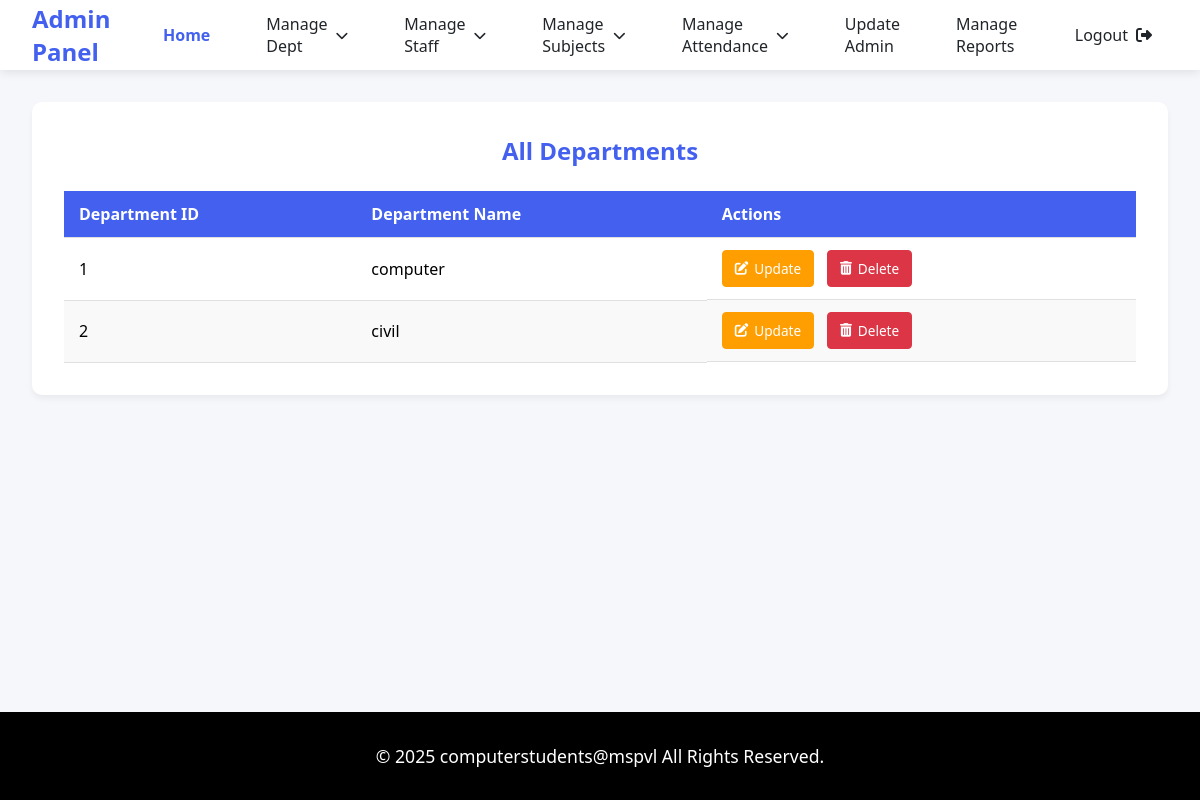
The app's page /view_dept with its own data.
### tables this page shows
CREATE TABLE "dept_tb" (
	"deptid"	INTEGER NOT NULL UNIQUE,
	"deptname"	TEXT NOT NULL UNIQUE,
	PRIMARY KEY("deptid")
);

### app.py (the view)
@app.route('/view_dept')
def view_dept():
    con = sqlite3.connect('spm_db.db')
    cur = con.cursor()
    cur.execute("SELECT * FROM dept_tb")
    departments = cur.fetchall()
    con.close()
    return render_template('admin/view_dept.html', departments=departments)

### templates/admin/view_dept.html (shortened to what this page needs)
<!DOCTYPE html>
<html lang="en">
<head>
    <link rel="stylesheet" href="https://cdnjs.cloudflare.com/ajax/libs/font-awesome/6.4.0/css/all.min.css">
    <link rel="stylesheet" href="static/css/style.css">
</head>
<body>
    <nav class="navbar">
        <a href="#" class="navbar-brand">Admin Panel</a>
        <div class="nav-menu">
            <a href="{{url_for('admin_dashboard')}}" class="nav-item active">Home</a>
            <div class="dropdown">
                <a href="#" class="nav-item dropdown-toggle">Manage Dept</a>
            </div>
            <div class="dropdown">
                <a href="#" class="nav-item dropdown-toggle">Manage Staff</a>
            </div>
            <div class="dropdown">
                <a href="#" class="nav-item dropdown-toggle">Manage Subjects</a>
            </div>
            <div class="dropdown">
                <a href="#" class="nav-item dropdown-toggle">Manage Attendance</a>
            </div>
            <a href="{{url_for('update_admin')}}" class="nav-item">Update Admin</a>
            <a href="{{url_for('generate_report')}}" class="nav-item">Manage Reports</a>
            <a href="{{url_for('home')}}"class="nav-item" id="logout-link">
                <span>Logout</span>
                <i class="fas fa-sign-out-alt"></i>
            </a>
        </div>
    </nav>
    <div class="main-content">
        <div class="table-container">
            <h2>All Departments</h2>
            <table class="dept-table">
                <thead>
                    <tr>
                        <th>Department ID</th>
                        <th>Department Name</th>
                        <th>Actions</th>
                    </tr>
                </thead>
                <tbody>
                    {% for dept in departments %}
                    <tr>
                        <td>{{ dept[0] }}</td>
                        <td>{{ dept[1] }}</td>
                        <td class="action-buttons">
                            <a href="{{ url_for('update_dept_form', deptid=dept[0],deptname=dept[1]) }}" class="btn-update">
                                <i class="fas fa-edit"></i> Update
                            </a>
                            <a href="{{ url_for('delete_dept', deptid=dept[0]) }}" class="btn-delete" onclick="return confirm('Are you sure you want to delete this department?')">
                                <i class="fas fa-trash-alt"></i> Delete
                            </a>
                        </td>
                    </tr>
                    {% endfor %}
                </tbody>
            </table>
        </div>
    </div>
    <footer class="footer">
        <p class="copyright">© 2025 computerstudents@mspvl All Rights Reserved.</p>
    </footer>
</body>
</html>

### static/css/style.css (style rules this page uses)
:root { --primary: #4361ee; --primary-dark: #3a0ca3; --secondary: #4cc9f0; --light: #f8f9fa; --dark: #212529; --success: #38b000; --warning: #ff9e00; }
* { margin: 0; padding: 0; box-sizing: border-box; font-family: 'Segoe UI', Tahoma, Geneva, Verdana, sans-serif; }
body { background-color: #f5f7fa; display: flex; flex-direction: column; min-height: 100vh; }
.navbar { background: white; box-shadow: 0 2px 10px rgba(0,0,0,0.1); padding: 0 2rem; height: 70px; display: flex; justify-content: space-between; align-items: center; position: fixed; width: 100%; top: 0; z-index: 1000; }
.navbar-brand { font-size: 1.5rem; font-weight: 700; color: var(--primary); text-decoration: none; }
.nav-menu { display: flex; gap: 1.5rem; height: 100%; }
.nav-item { display: flex; align-items: center; padding: 0 1rem; color: var(--dark); text-decoration: none; font-weight: 500; height: 100%; transition: all 0.3s; position: relative; }
.nav-item.active { color: var(--primary); font-weight: 600; }
.dropdown { position: relative; height: 100%; }
.dropdown-toggle::after { content: '\f078'; font-family: 'Font Awesome 6 Free'; font-weight: 900; margin-left: 8px; font-size: 0.8rem; }
#logout-link i { margin-left: 0.5rem; }
.main-content { margin-top: 70px; padding: 2rem; flex: 1; }
.footer { background: black; color: white; padding: 2rem; text-align: center; margin-top: auto; font-size: 1.1rem; }
.copyright { font-weight: 500; }
.table-container { background: white; border-radius: 10px; padding: 2rem; box-shadow: 0 4px 6px rgba(0,0,0,0.05); margin-bottom: 2rem; }
.table-container h2 { color: var(--primary); margin-bottom: 1.5rem; text-align: center; font-size: 1.5rem; }
.dept-table { width: 100%; border-collapse: collapse; margin-top: 1rem; }
.dept-table th, .dept-table td { padding: 12px 15px; text-align: left; border-bottom: 1px solid #e0e0e0; }
.dept-table th { background-color: var(--primary); color: white; font-weight: 600; position: sticky; top: 0; }
.dept-table tr:nth-child(even) { background-color: #f9f9f9; }
.action-buttons { display: flex; gap: 0.8rem; }
.btn-update, .btn-delete, .btn-merge { padding: 8px 12px; border-radius: 4px; font-size: 0.85rem; text-decoration: none; display: inline-flex; align-items: center; gap: 6px; transition: all 0.2s ease; font-weight: 500; }
.btn-update { background-color: var(--warning); color: white; border: 1px solid var(--warning); }
.btn-delete { background-color: #dc3545; color: white; border: 1px solid #dc3545; }

### records on screen
dept_tb: deptid "1", deptname "computer"
dept_tb: deptid "2", deptname "civil"
